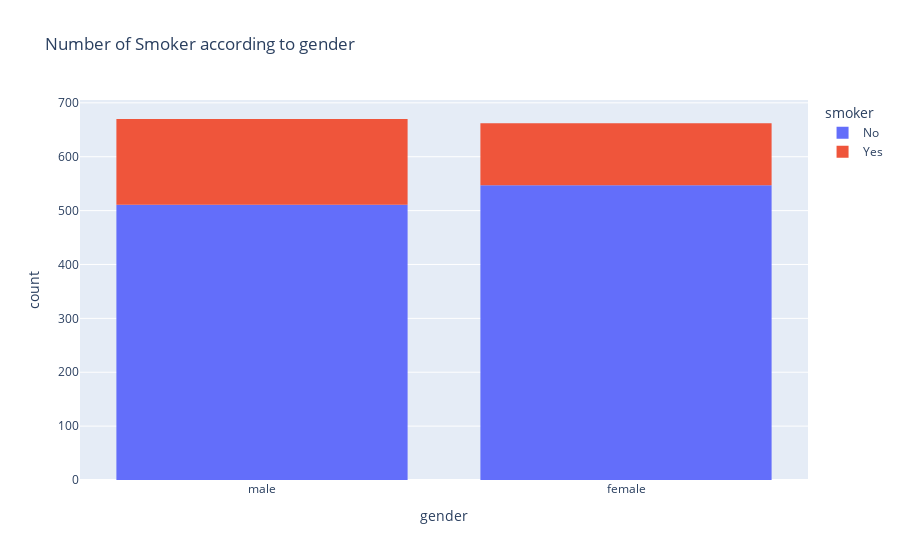

Write notebook code for a chart like this one.
### Code cell
import plotly.express as px
data = df
figure = px.histogram(data, x = "gender", color = "smoker", title = "Number of Smoker according to gender")
figure.show()

### Figure 1 — Plotly figure (JSON) as saved in the notebook; plotly's stock layout.template omitted (floating-point values rounded to 4 significant figures; data arrays with more than 128 entries replaced by an {"elided": "..."} marker saying what was removed)
{"data": [{"alignmentgroup": "True", "bingroup": "x", "hovertemplate": "smoker=No<br>gender=%{x}<br>count=%{y}<extra></extra>", "legendgroup": "No", "marker": {"color": "#636efa", "pattern": {"shape": ""}}, "name": "No", "offsetgroup": "No", "orientation": "v", "showlegend": true, "type": "histogram", "x": {"elided": "1058 str values"}, "xaxis": "x", "yaxis": "y"}, {"alignmentgroup": "True", "bingroup": "x", "hovertemplate": "smoker=Yes<br>gender=%{x}<br>count=%{y}<extra></extra>", "legendgroup": "Yes", "marker": {"color": "#EF553B", "pattern": {"shape": ""}}, "name": "Yes", "offsetgroup": "Yes", "orientation": "v", "showlegend": true, "type": "histogram", "x": {"elided": "274 str values"}, "xaxis": "x", "yaxis": "y"}], "layout": {"barmode": "relative", "legend": {"title": {"text": "smoker"}, "tracegroupgap": 0}, "title": {"text": "Number of Smoker according to gender"}, "xaxis": {"anchor": "y", "domain": [0, 1], "title": {"text": "gender"}}, "yaxis": {"anchor": "x", "domain": [0, 1], "title": {"text": "count"}}}}
